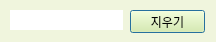
<?xml version="1.0" encoding="UTF-8"?>
<ui version="4.0">
 <class>delHis</class>
 <widget class="QDialog" name="delHis">
  <property name="geometry">
   <rect>
    <x>0</x>
    <y>0</y>
    <width>216</width>
    <height>42</height>
   </rect>
  </property>
  <property name="windowTitle">
   <string>지우기</string>
  </property>
  <property name="styleSheet">
   <string notr="true">background-color: rgb(240, 245, 221);</string>
  </property>
  <widget class="QLineEdit" name="lineEdit">
   <property name="geometry">
    <rect>
     <x>10</x>
     <y>10</y>
     <width>113</width>
     <height>20</height>
    </rect>
   </property>
   <property name="styleSheet">
    <string notr="true">background-color: rgb(255, 255, 255);</string>
   </property>
   <property name="text">
    <string/>
   </property>
   <property name="frame">
    <bool>false</bool>
   </property>
  </widget>
  <widget class="QPushButton" name="pushButton">
   <property name="geometry">
    <rect>
     <x>130</x>
     <y>10</y>
     <width>75</width>
     <height>23</height>
    </rect>
   </property>
   <property name="styleSheet">
    <string notr="true">background-color: rgb(230, 245, 158);</string>
   </property>
   <property name="text">
    <string>지우기</string>
   </property>
  </widget>
 </widget>
 <resources/>
 <connections/>
</ui>
